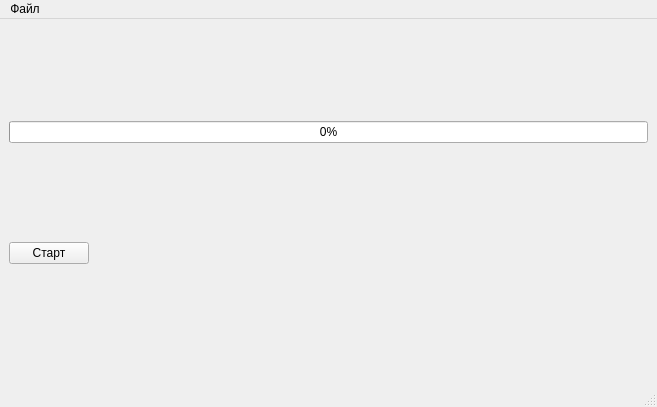
<?xml version="1.0" encoding="UTF-8"?>
<ui version="4.0">
 <class>MainWindow</class>
 <widget class="QMainWindow" name="MainWindow">
  <property name="geometry">
   <rect>
    <x>0</x>
    <y>0</y>
    <width>657</width>
    <height>407</height>
   </rect>
  </property>
  <property name="windowTitle">
   <string>Архивация файлов</string>
  </property>
  <widget class="QWidget" name="centralwidget">
   <layout class="QFormLayout" name="formLayout">
    <item row="0" column="0" colspan="2">
     <layout class="QHBoxLayout" name="horizontalLayout">
      <item>
       <widget class="QProgressBar" name="progressBar">
        <property name="value">
         <number>0</number>
        </property>
       </widget>
      </item>
     </layout>
    </item>
    <item row="2" column="0">
     <layout class="QVBoxLayout" name="verticalLayout">
      <item>
       <widget class="QPushButton" name="pushButton">
        <property name="text">
         <string>Старт</string>
        </property>
       </widget>
      </item>
     </layout>
    </item>
    <item row="2" column="1">
     <spacer name="verticalSpacer">
      <property name="orientation">
       <enum>Qt::Vertical</enum>
      </property>
      <property name="sizeHint" stdset="0">
       <size>
        <width>553</width>
        <height>40</height>
       </size>
      </property>
     </spacer>
    </item>
   </layout>
  </widget>
  <widget class="QMenuBar" name="menubar">
   <property name="geometry">
    <rect>
     <x>0</x>
     <y>0</y>
     <width>657</width>
     <height>21</height>
    </rect>
   </property>
   <widget class="QMenu" name="menu">
    <property name="title">
     <string>Файл</string>
    </property>
    <addaction name="action"/>
   </widget>
   <addaction name="menu"/>
  </widget>
  <widget class="QStatusBar" name="statusbar"/>
  <action name="action">
   <property name="text">
    <string>Открыть</string>
   </property>
  </action>
 </widget>
 <resources/>
 <connections/>
</ui>
